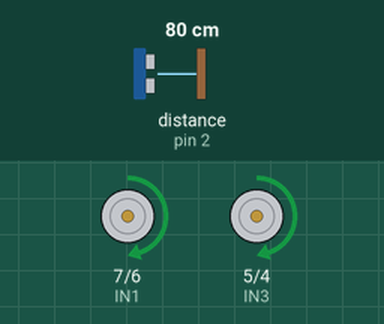
The sketch below on a simulated Arduino Uno, built with avr-gcc and run on an emulated ATmega328P. Parts: motor-driver pin pairs drawn as motors (green arrow = first pin HIGH = forward, orange = second pin HIGH = backward, longer = more drive, scaled by the enable pin). The test bench sets the inputs (shaded band); at power-on: distance to the obstacle (sensor on pin 2) 80 cm. The echo pulse lasts 58.3 µs per cm.

Above: at 2.2 s.
2.3 s: distance to the obstacle (sensor on pin 2) set to 21 cm
3.8 s: distance to the obstacle (sensor on pin 2) set to 17 cm
At 5.2 s:
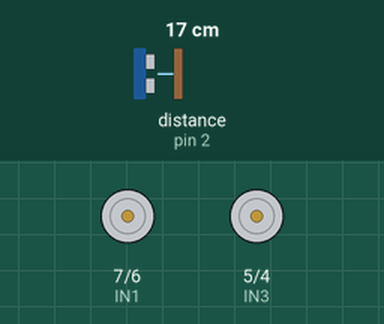
6.8 s: distance to the obstacle (sensor on pin 2) set to 35 cm
8.4 s: distance to the obstacle (sensor on pin 2) set to 2 cm
At 9.14 s:
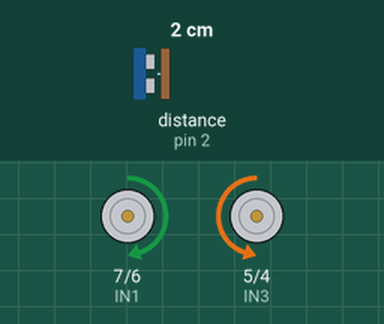
Timing chart, 0 to 12.4 s (numbered marks = the images above; inputs shaded):
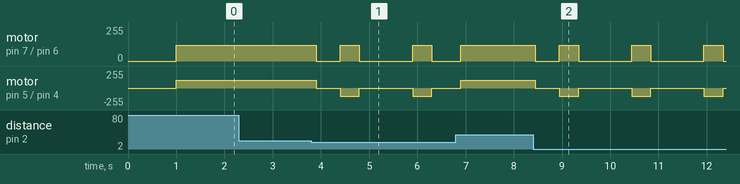

The sketch:

primeiroCodigo.ino
```cpp
#include <Ultrasonic.h> // incluindo a biblioteca para o Sensor Ultrassônico

#define TRIGGER_PIN 3 // Pino Trigger do sensor na porta 3
#define ECHO_PIN 2 // Pino Echo do sensor na porta 2

Ultrasonic ultrasonic(TRIGGER_PIN, ECHO_PIN);

// definindo as portas onde estão conectados os motores
#define IN1 7 // Pinos motor A (Direita)
#define IN2 6 // Pinos motor A (Direita)
#define IN3 5 // Pinos motor B (Esquerda) -> Declarado para corrigir o código
#define IN4 4 // Pinos motor B (Esquerda)

#define ENA 10 // Pino velocidade motor A (Enable A)
#define ENB 11 // Pino velocidade motor B (Enable B)

void setup ()
{
  //Definindo os motores como saídas
  pinMode(IN1,OUTPUT); //Saída para motor A
  pinMode(IN2,OUTPUT); //Saída para motor A
  pinMode(IN3,OUTPUT); //Saída para motor B
  pinMode(IN4,OUTPUT); //Saída para motor B
  pinMode(ENA,OUTPUT); //Controle velocidade motor A
  pinMode(ENB,OUTPUT); //Controle velocidade motor B

  // Velocidade dos motores, caso note que seu robô está muito lento, altere os valores.
  analogWrite(ENA,120); //Controle PWM do motor A (0 a 255)
  analogWrite(ENB,120); //Controle PWM do motor B (0 a 255)
  delay(1000); // Aguarda 1 segundo antes de iniciar
}

void loop() // loop principal
{
  //Robô inicia andando para frente
  robo_frente();

  float dist_cm = distancia(); // Declara variável que armazena a distância do obstáculo

  if (dist_cm < 20) // distância menor que 20cm ?
  {
    decisao();
  }

  delay(100); // Pequeno delay para estabilidade da leitura
}

float distancia() //função que mede a distância em cm
{
  // A biblioteca moderna faz toda a conversão de tempo para centímetros automaticamente.
  // Basta usar o método read() que ele retorna a distância em CM por padrão.
  return ultrasonic.read();
}

void robo_frente() // função para mover o robô para frente lembre-se da tabela da Ponte H
{
  digitalWrite(IN1,HIGH);
  digitalWrite(IN2,LOW);
  digitalWrite(IN3,HIGH);
  digitalWrite(IN4,LOW);
}

void robo_esquerda() //função para mover o robô para esquerda
{
  digitalWrite(IN1,HIGH);
  digitalWrite(IN2,LOW);
  digitalWrite(IN3,LOW);
  digitalWrite(IN4,HIGH);
}

void robo_parado() //função para parar o robô
{
  digitalWrite(IN1,LOW);
  digitalWrite(IN2,LOW);
  digitalWrite(IN3,LOW);
  digitalWrite(IN4,LOW);
}

void decisao() //função para decidir a ação do robô
{
  robo_parado();
  delay(500);
  robo_esquerda();
  //esse tempo precisa ser avaliado para que o robô vire por volta de 90 graus
  delay(400);
  robo_parado();
  delay(500);
}
```

Measured:
- the behaviour switches between 20 and 19 cm on distance to the obstacle (sensor on pin 2) (found by bisection; images 0 and 1)
- after the input at 2.3 s, every drawn part: stays the same
- after the input at 3.8 s, motor on pin 7 (IN1) / pin 6 (IN2): goes stopped 0.50 s, forward 120/255 0.40 s, stopped 1.1 s, forward 120/255 0.40 s, then stopped, starting after 0.10 s; motor on pin 5 (IN3) / pin 4 (IN4): goes stopped 0.50 s, backward 120/255 0.40 s, stopped 1.1 s, backward 120/255 0.40 s, then stopped, starting after 0.10 s
- after the input at 8.4 s, motor on pin 7 (IN1) / pin 6 (IN2): forward 120/255 → stopped at once, then repeats every 1.5 s: forward 120/255 0.40 s, stopped 1.1 s; motor on pin 5 (IN3) / pin 4 (IN4): forward 120/255 → stopped at once, then repeats every 1.5 s: backward 120/255 0.40 s, stopped 1.1 s
